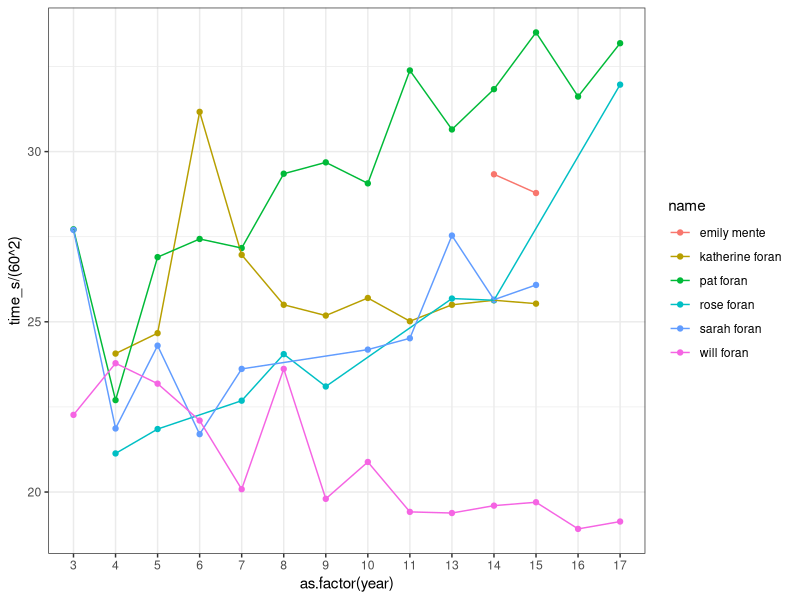
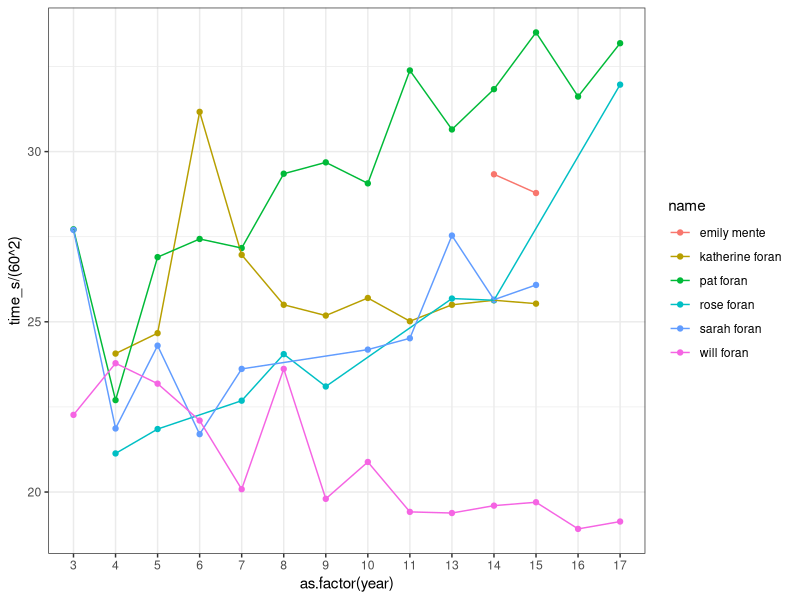
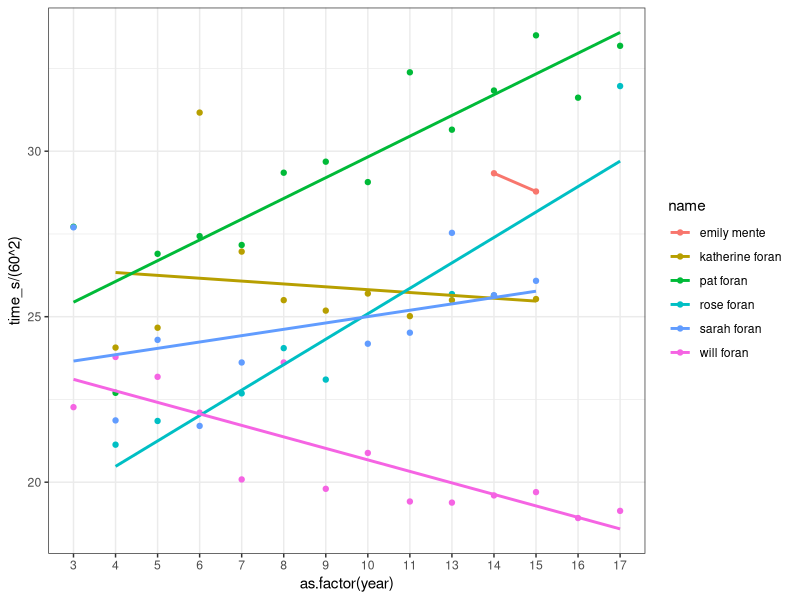

These charts were generated, in order, by the following R code:
library(dplyr)
library(magrittr)
library(ggplot2)
library(lubridate)

# quick function to remove inconsitant names
# always use a nickname
nickname <- function(n) {
 # fullname to nickname
 # or typo to not
 nicks<-list(
   c('^ \\+',''),
   c(' \\+$',''),
   c('patrick ','pat ')  ,
   c('bradley ','brad '),
   c('rosemary ','rose '),
   c('jonathan ','jon '),
   c('rose iacovino','rose foran'),
   c('kathrine ','katherine '),
   c('william ','will ') )

 # interively apply each replacemnt
 Reduce(function(r,x) gsub(x[1],x[2],r), nicks,init=n)
}

## read in data
# count number of years name is seen
d <-
 read.table('txt/year_person.txt',sep="\t",header=F) %>%
 `names<-`(c('year','name','time')) %>%
 mutate(name=nickname(name),
        time_s=period_to_seconds(hm(time)) ) %>%
 group_by(name) %>% 
 mutate(nraces=n()) 


#d %>% filter(nraces>13) %>% nrow()
peps <- c('foran','emily mente')
#          ,'argentine','rachel elder'
#          ,'steve fie','jon williams'
#          )
pepregex <- paste(peps,sep='|',collapse='|')

d.foran <- d %>% filter( grepl(pepregex,name,perl=T ))
p.foran <-
 ggplot(d.foran) + 
 aes(x=as.factor(year),y=time_s/(60^2),color=name,group=name) +
 geom_point() +
 theme_bw()
 #scale_y_continuous(limits=c(18,35))+

pf.line <- p.foran + geom_line()
pf.lm <- p.foran + geom_smooth(method='lm',se=F) 

print(pf.line)
ggsave('imgs/foran_family_year.png',pf.line,width=11,height=5)
ggsave('imgs/foran_family_year_lm.png',pf.lm,width=11,height=5)
